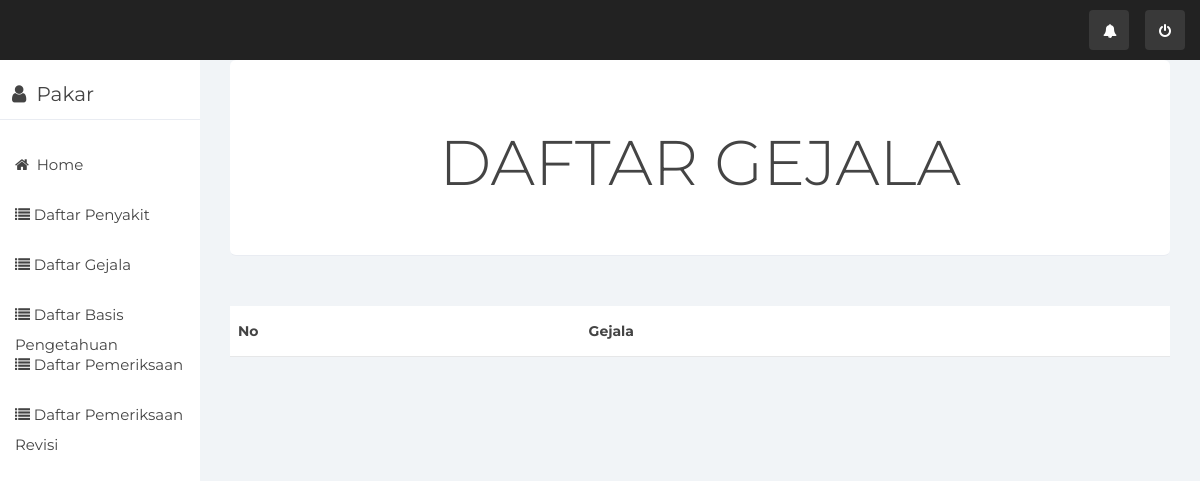
/index.php/pakar/DataGejala, run on an earlier commit of the app's database.
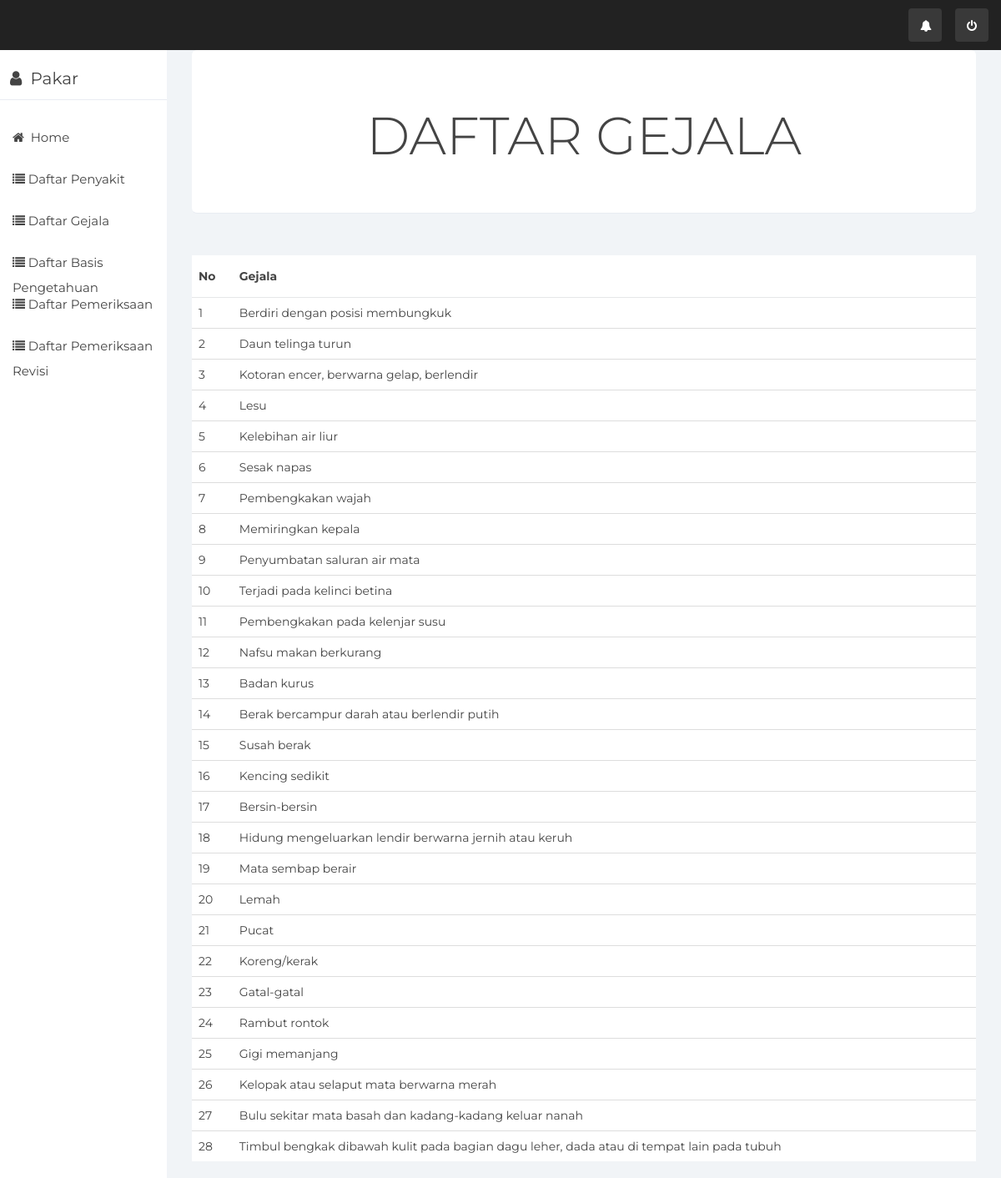
And on a later commit of the database.
### tables this page shows
CREATE TABLE `tb_gejala` (
  `id_gejala` varchar(10) NOT NULL,
  `gejala` varchar(100) NOT NULL
);

### application/controllers/Pakar.php (called while the page is built, shortened)
<?php
class Pakar extends CI_Controller {
	public function __construct(){
		$this->load->model('M_pakar');
		$this->load->helper('url','form');
		$this->load->library('form_validation');
	}
	public function DataGejala()
	{
		$data['gejala'] = $this->M_pakar->getDataGejala();
		$this->load->view('gejalaPakar',$data);
	}
}
?>

### index.php (called while the page is built, shortened)
<?php
require_once BASEPATH.'core/CodeIgniter.php';

### application/models/M_pakar.php (called while the page is built, shortened)
<?php
class M_Pakar extends CI_Model {
	function getDataGejala()
	{
		$query = $this->db->query("Select * from tb_gejala");
		return $query->result();
	}
}

### application/views/gejalaPakar.php (the view, shortened to what this page needs)
<div class="col-sm-9 col-sm-offset-3 col-lg-10 col-lg-offset-2 main">
	    <div class="main-panel">
    <div class="content">
        <div class="container-fluid">
            <div class="row">
                <div class="col-md-12">
                    <div class="jumbotron text-center">
                        <h1>DAFTAR GEJALA</h1>
                    </div>
                <div class="card">
            <div class="content table-responsive table-full-width">
            <table class="table table-hover table-striped">
            <table class="table table-hover" id="example">
                <thead>
                    <th>No</th>
                    <th>Gejala</th>
                </thead>
        <tbody>
        <?php
        $no=1;
        foreach ($gejala as $key) { ?>
            <tr>
                <td><?php echo $no ?>  </td>
                <td><?php echo $key->gejala;?></td>
            </tr>
            <?php
            $no++;
        } ?>
        </tbody>
            </table>
        </table>
                </div>
                </div>
                </div>
            </div>
        </div>
    </div>
</div>

What changed in the data, as far as the page shows it:
added tb_gejala: gejala "Berdiri dengan posisi membungkuk"
added tb_gejala: gejala "Daun telinga turun"
added tb_gejala: gejala "Kotoran encer, berwarna gelap, berlendir"
added tb_gejala: gejala "Lesu"
added tb_gejala: gejala "Kelebihan air liur"
added tb_gejala: gejala "Sesak napas"
added tb_gejala: gejala "Pembengkakan wajah"
added tb_gejala: gejala "Memiringkan kepala"
added tb_gejala: gejala "Penyumbatan saluran air mata"
added tb_gejala: gejala "Terjadi pada kelinci betina"
added tb_gejala: gejala "Pembengkakan pada kelenjar susu"
added tb_gejala: gejala "Nafsu makan berkurang"
added tb_gejala: gejala "Badan kurus"
added tb_gejala: gejala "Berak bercampur darah atau berlendir putih"
added tb_gejala: gejala "Susah berak"
added tb_gejala: gejala "Kencing sedikit"
added tb_gejala: gejala "Bersin-bersin"
added tb_gejala: gejala "Hidung mengeluarkan lendir berwarna jernih atau keruh"
added tb_gejala: gejala "Mata sembap berair"
added tb_gejala: gejala "Lemah"
added tb_gejala: gejala "Pucat"
added tb_gejala: gejala "Koreng/kerak"
added tb_gejala: gejala "Gatal-gatal"
added tb_gejala: gejala "Rambut rontok"
added tb_gejala: gejala "Gigi memanjang"
added tb_gejala: gejala "Kelopak atau selaput mata berwarna merah"
added tb_gejala: gejala "Bulu sekitar mata basah dan kadang-kadang keluar nanah"
added tb_gejala: gejala "Timbul bengkak dibawah kulit pada bagian dagu leher, dada atau di tempat lain pada tubuh"
